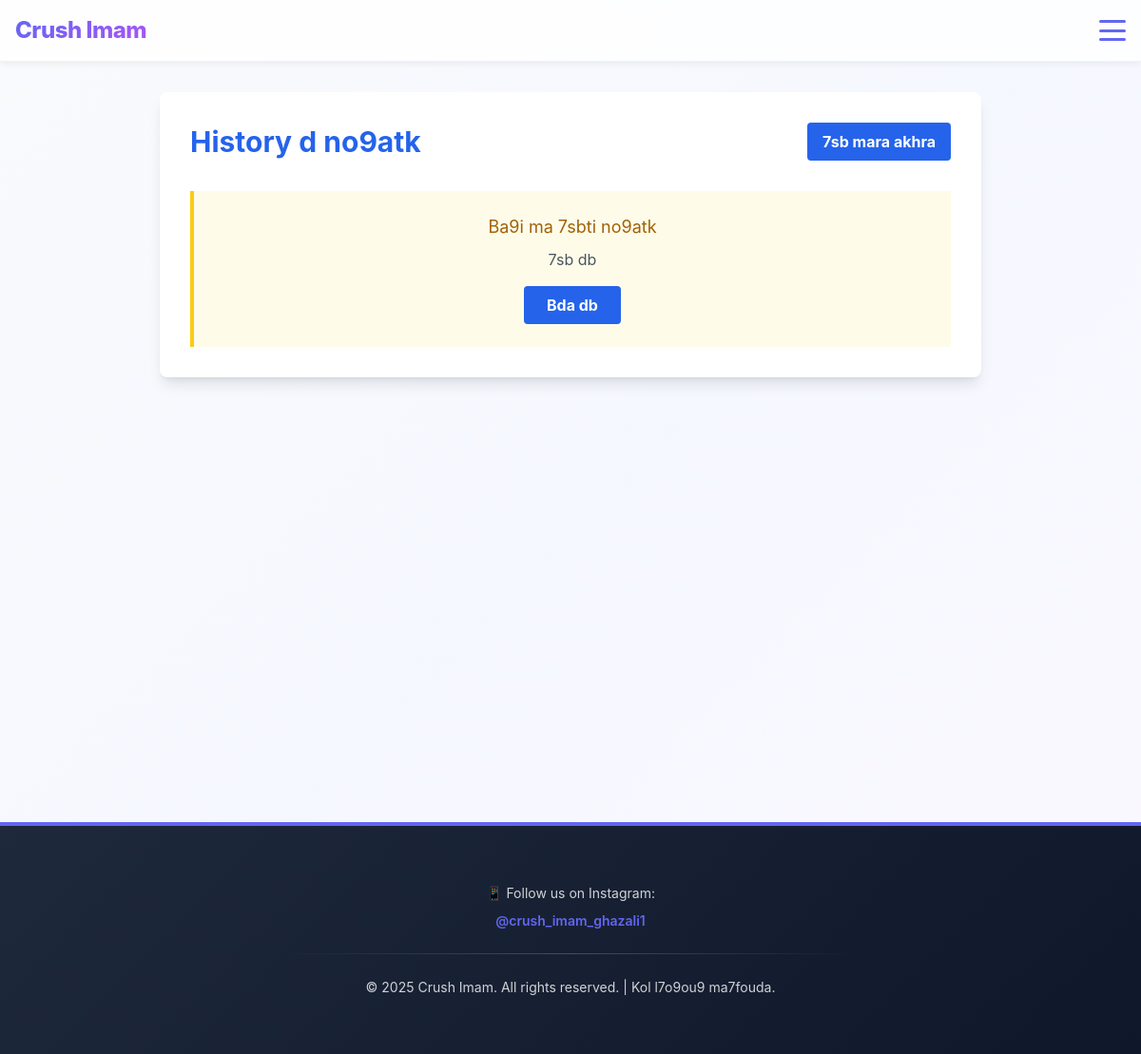
The page /grades/history/ (signed in) on the database as committed earlier.
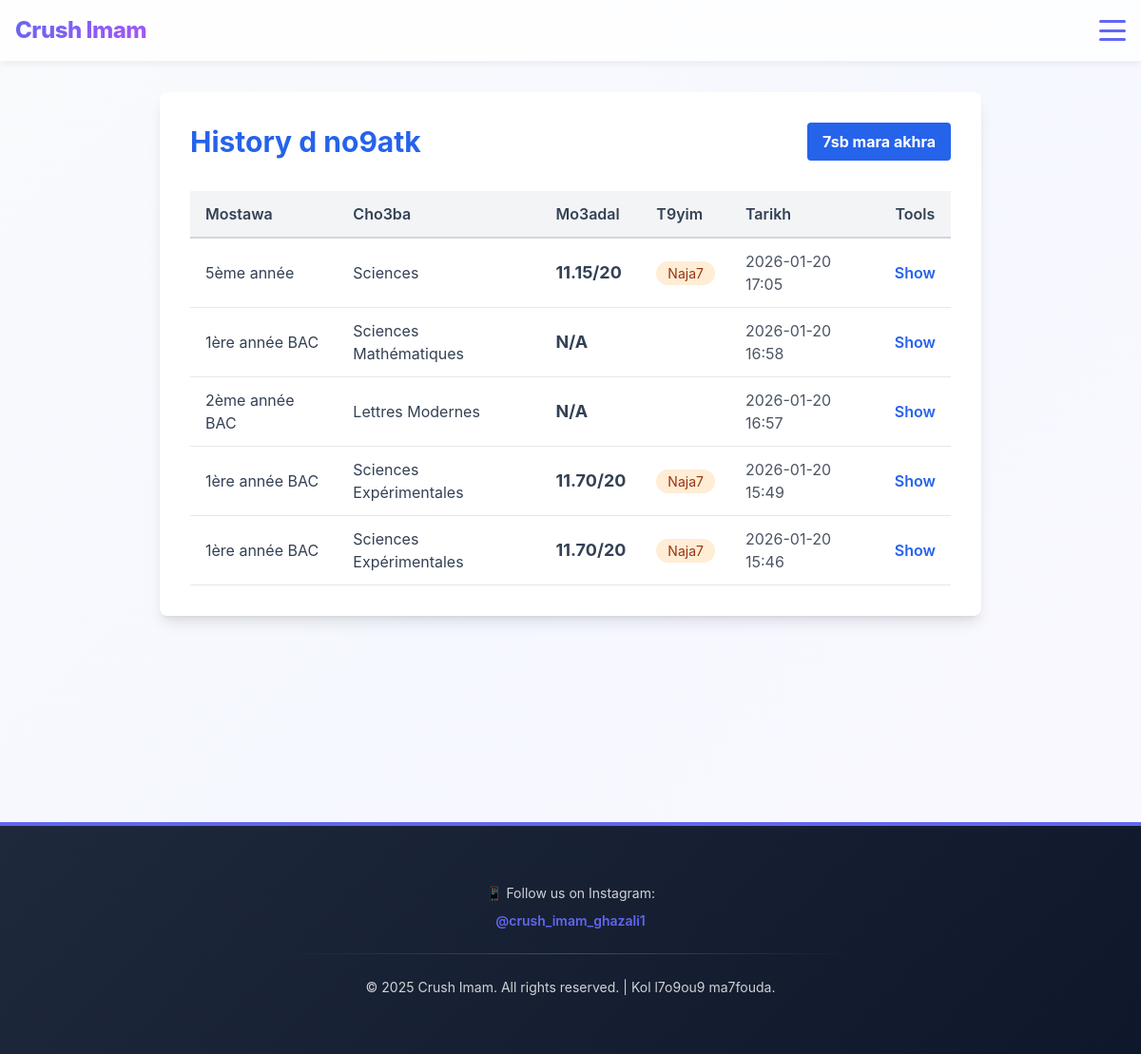
The same page on the database as committed later.
### confessions/models.py (models this page shows, shortened)
class GradeCalculation(models.Model):
    LEVEL_CHOICES = [
        ('5eme', '5ème année'),
        ('1bac', '1ère année BAC'),
        ('2bac', '2ème année BAC'),
    ]
    SUBJECT_COEFFICIENTS = {
    '5eme': {
        'sc': {
            'Behavior': 1,
            'Arabic': 2,
            'French': 3,
            'English': 3,
            'Mathematics': 4,
            'Physics & Chemistry': 4,
            'SVT': 4,
            'History & Geography': 2,
            'Islamic Studies': 2,
            'Philosophy': 2,
            'Physical Education': 2,
            'Informatique': 2,
        },
        'tc': {
            'Behavior': 1,
            'Arabic': 2,
            'French': 3,
            'English': 3,
            'Mathematics': 4,
            'Physics & Chemistry': 4,
            'Engineering Sciences': 4,
            'History & Geography': 2,
            'Islamic Studies': 2,
            'Philosophy': 2,
            'Physical Education': 2,
            'Informatique': 3,
        },
        'lettres': {
            'Behavior': 1,
            'Arabic': 4,
            'French': 4,
            'English': 3,
            'Mathematics': 2,
            'SVT': 2,
            'History & Geography': 4,
            'Islamic Studies': 2,
            'Philosophy': 2,
            'Physical Education': 1,
        },
    },
    '1bac': {
        'sc_math': {
            'Behavior': 1,
            'Arabic': 2,
            'French': 4,
            'English': 2,
            'Mathematics': 9,
            'Physics & Chemistry': 7,
            'SVT': 3,
            'History & Geography': 2,
            'Islamic Studies': 2,
            'Philosophy': 2,
            'Physical Education': 1,
        },
        'sc_exp': {
            'Behavior': 1,
            'Arabic': 2,
            'French': 4,
            'English': 2,
            'Mathematics': 7,
            'Physics & Chemistry': 7,
            'SVT': 7,
            'History & Geography': 2,
            'Islamic Studies': 2,
            'Philosophy': 2,
            'Physical Education': 1,
        },
        'sc_telectric': {
            'Behavior': 1,
            'Arabic': 2,
            'French': 4,
            'English': 2,
            'Mathematics': 7,
            'Physics & Chemistry': 5,
            'Engineering Sciences': 8,
            'Islamic Studies': 2,
            'Philosophy': 2,
            'Physical Education': 4,
        },
        'sc_tmechanic': {
            'Behavior': 1,
            'Arabic': 2,
            'French': 4,
            'English': 2,
            'Mathematics': 7,
            'Physics & Chemistry': 5,
            'Engineering Sciences': 8,
            'Islamic Studies': 2,
            'Philosophy': 2,
            'Physical Education': 4,
        },
        'sc_econ': {
            'Behavior': 1,
            'Mathematics': 4,
            'Arabic': 2,
            'French': 3,
            'English': 2,
            'Économie et Organisation': 3,
            'Comptabilité': 4,
            'Économie générale et Statistiques': 6,
            'Droit': 1,
            'Informatique de gestion': 1,
            'History & Geography': 3,
            'Islamic Studies': 2,
            'Philosophy': 2,
            'Physical Education': 1,
        },
        'lettres': {
            'Behavior': 1,
            'Arabic': 4,
            'French': 4,
            'English': 4,
            'Mathematics': 1,
            'SVT': 1,
            'Philosophy': 3,
            'History & Geography': 3,
            'Islamic Studies': 2,
            'Physical Education': 4,
        },
    },
    '2bac': {
        'sc_math_a': {
            'Behavior': 1,
            'Arabic': 2,
            'French': 4,
            'English': 2,
            'Mathematics': 9,
            'Physics & Chemistry': 7,
            'SVT': 3,
            'Islamic Studies': 2,
            'Philosophy': 2,
            'Physical Education': 4,
        },
        'sc_math_b': {
            'Behavior': 1,
            'Arabic': 2,
            'French': 4,
            'English': 2,
            'Mathematics': 9,
            'Physics & Chemistry': 7,
            'Engineering Sciences': 3,
            'Islamic Studies': 2,
            'Philosophy': 2,
            'Physical Education': 4,
        },
        'sc_phys': {
            'Behavior': 1,
            'Arabic': 2,
            'French': 4,
            'English': 2,
            'Mathematics': 7,
            'Physics & Chemistry': 7,
            'SVT': 5,
            'Islamic Studies': 2,
            'Philosophy': 2,
            'Physical Education': 4,
        },
        'sc_svt': {
            'Behavior': 1,
            'Arabic': 2,
            'French': 4,
            'English': 2,
            'Mathematics': 7,
            'SVT': 7,
            'Physics & Chemistry': 5,
            'Islamic Studies': 2,
            'Philosophy': 2,
            'Physical Education': 4,
        },
        'sc_agronomic': {
            'Behavior': 1,
            'Arabic': 2,
            'French': 4,
            'English': 2,
            'Mathematics': 7,
            'Physics & Chemistry': 7,
            'SVT': 5,
            'SVA': 5,
            'Islamic Studies': 2,
            'Philosophy': 2,
            'History & Geography': 2,
            'Physical Education': 4
        },
        'sc_electric': {
            'Behavior': 1,
            'Arabic': 2,
            'French': 2,
            'English': 2,
            'Mathematics': 3,
            'Engineering Sciences': 6,
            'Physics & Chemistry': 3,
            'Islamic Studies': 2,
            'Philosophy': 2,
        },
        'sc_mechanic': {
            'Behavior': 1,
            'Arabic': 2,
            'French': 2,
            'English': 2,
            'Mathematics': 3,
            'Engineering Sciences': 6,
            'Physics & Chemistry': 3,
            'Islamic Studies': 2,
            'Philosophy': 2,
            'Physical Education': 1,
        },
        'sc_econ': {
            'Behavior': 1,
            'Mathematics': 4,
            'Arabic': 2,
            'French': 3,
            'English': 2,
            'Économie et Organisation': 3,
            'Comptabilité': 4,
            'Économie générale et Statistiques': 6,
            'Droit': 4,
            'Informatique de gestion': 4,
            'Philosophy': 2,
            'History & Geography': 3,
            'Islamic Studies': 2,
            'Physical Education': 4,
        },
        'lettres': {
            'Behavior': 1,
            'Mathematics': 1,
            'Arabic': 4,
            'French': 4,
            'English': 4,
            'Philosophy': 3,
            'History & Geography': 3,
            'Islamic Studies': 2,
            'Physical Education': 4,
        },
        'sc_humaines': {
            'Behavior': 1,
            'Mathematics': 1,
            'Arabic': 3,
            'French': 4,
            'English': 3,
            'Philosophy': 4,
            'History & Geography': 4,
            'Islamic Studies': 2,
            'Physical Education': 4,
        },
    }
}
    user = models.ForeignKey(User, on_delete=models.CASCADE, related_name='grade_calculations')
    level = models.CharField(max_length=10, choices=LEVEL_CHOICES)
    branch = models.CharField(max_length=50, blank=True)
    subjects_data = models.JSONField(default=dict)
    calculated_average = models.FloatField(null=True, blank=True)
    created_at = models.DateTimeField(auto_now_add=True)
    updated_at = models.DateTimeField(auto_now=True)
    class Meta:
        ordering = ['-created_at']
        verbose_name = 'Grade Calculation'
        verbose_name_plural = 'Grade Calculations'
    def get_branch_display(self):
        branch_choices = {
            '5eme': {
                'general': 'Cursus général',
                'sc': 'Sciences',
                'tc': 'Sciences & Tech',
                'lettres': 'Lettres',
            },
            '1bac': {
                'sc_exp': 'Sciences Expérimentales',
                'sc_math': 'Sciences Mathématiques',
                'sc_tech': 'Sciences et Technologies',
                'lettres': 'Lettres Modernes',
                'lettres_ar': 'Lettres Arabes',
                'sc_telectric': 'Sciences Tech Électrique',
                'sc_tmechanic': 'Sciences Tech Mécanique',
                'sc_econ': 'Économie',
            },
            '2bac': {
                'sc_math_a': 'Sciences Math A',
                'sc_math_b': 'Sciences Math B',
                'sc_phys': 'Sciences Physique',
                'sc_svt': 'Sciences SVT',
                'sc_argon': 'Sciences Agronomiques',
                'sc_electric': 'Sciences Électrique',
                'sc_mechanic': 'Sciences Mécanique',
                'sc_econ': 'Économie',
                'lettres': 'Lettres Modernes',
                'sc_humaines': 'Sciences Humaines',
            }
        }
        if self.level in branch_choices and self.branch in branch_choices[self.level]:
            return branch_choices[self.level][self.branch]
        return self.branch or 'General'

### confessions/views.py (the view)
# urls.py: path('grades/history/', views.grade_history, name='grade_history'),
@login_required
def grade_history(request):
    calculations = request.user.grade_calculations.all().order_by('-created_at')
    paginator = Paginator(calculations, 10)
    page = request.GET.get('page')
    try:
        calculations_page = paginator.page(page)
    except PageNotAnInteger:
        calculations_page = paginator.page(1)
    except EmptyPage:
        calculations_page = paginator.page(paginator.num_pages)
    context = {
        'calculations': calculations_page,
        'paginator': paginator,
    }
    return render(request, 'confessions/grade_history.html', context)

### templates/confessions/grade_history.html (shortened to what this page needs)
{% extends "crushimam/base.html" %}
{% load static %}
{% block content %}
<div class="container mx-auto px-4 py-8 max-w-4xl" style="animation: fadeIn 0.6s ease-out;">
    <div class="bg-white rounded-lg shadow-lg p-8">
        <div class="flex justify-between items-center mb-8">
            <h1 class="text-3xl font-bold text-blue-600">History d no9atk</h1>
            <a href="{% url 'grade_calculator' %}" class="bg-blue-600 hover:bg-blue-700 text-white font-bold py-2 px-4 rounded">
                7sb mara akhra
            </a>
        </div>
        {% if calculations %}
            <div class="overflow-x-auto">
                <table class="w-full border-collapse">
                    <thead>
                        <tr class="bg-gray-100 border-b-2 border-gray-300">
                            <th class="text-left px-4 py-3 font-semibold">Mostawa</th>
                            <th class="text-left px-4 py-3 font-semibold">Cho3ba</th>
                            <th class="text-left px-4 py-3 font-semibold">Mo3adal</th>
                            <th class="text-left px-4 py-3 font-semibold">T9yim</th>
                            <th class="text-left px-4 py-3 font-semibold">Tarikh</th>
                            <th class="text-center px-4 py-3 font-semibold">Tools</th>
                        </tr>
                    </thead>
                    <tbody>
                        {% for calc in calculations %}
                        <tr class="border-b hover:bg-gray-50 transition">
                            <td class="px-4 py-3">{{ calc.get_level_display }}</td>
                            <td class="px-4 py-3">{{ calc.get_branch_display|default:"N/A" }}</td>
                            <td class="px-4 py-3">
                                <span class="font-bold text-lg">
                                    {% if calc.calculated_average %}
                                        {{ calc.calculated_average|floatformat:2 }}/20
                                    {% else %}
                                        N/A
                                    {% endif %}
                                </span>
                            </td>
                            <td class="px-4 py-3">
                                {% if calc.calculated_average %}
                                    {% if calc.calculated_average >= 16 %}
                                        <span class="bg-green-100 text-green-800 px-3 py-1 rounded-full text-sm">Nta m9awd 🌟</span>
                                    {% elif calc.calculated_average >= 14 %}
                                        <span class="bg-blue-100 text-blue-800 px-3 py-1 rounded-full text-sm">Chdiwd nta ⭐</span>
                                    {% elif calc.calculated_average >= 12 %}
                                        <span class="bg-yellow-100 text-yellow-800 px-3 py-1 rounded-full text-sm">Kayna ✓</span>
                                    {% elif calc.calculated_average >= 10 %}
                                        <span class="bg-orange-100 text-orange-800 px-3 py-1 rounded-full text-sm">Naja7</span>
                                    {% else %}
                                        <span class="bg-red-100 text-red-800 px-3 py-1 rounded-full text-sm">Jm3 krk</span>
                                    {% endif %}
                                {% endif %}
                            </td>
                            <td class="px-4 py-3 text-gray-600">{{ calc.created_at|date:"Y-m-d H:i" }}</td>
                            <td class="px-4 py-3 text-center">
                                <a href="{% url 'grade_detail' calc.id %}" class="text-blue-600 hover:text-blue-800 font-semibold">Show</a>
                            </td>
                        </tr>
                        {% endfor %}
                    </tbody>
                </table>
            </div>
        {% else %}
            <div class="bg-yellow-50 border-l-4 border-yellow-400 text-yellow-700 p-6 text-center">
                <p class="text-lg">Ba9i ma 7sbti no9atk</p>
                <p class="text-gray-600 mt-2">7sb db</p>
                <a href="{% url 'grade_calculator' %}" class="inline-block mt-4 bg-blue-600 hover:bg-blue-700 text-white font-bold py-2 px-6 rounded">
                    Bda db
                </a>
            </div>
        {% endif %}
    </div>
</div>
{% endblock %}

### templates/crushimam/base.html (shortened to what this page needs)
{% load static %}
<!DOCTYPE html>
<html lang="ar">
<head>
    <link rel="stylesheet" href="{% static 'css/styles.css' %}?v=1.3" />
    <link rel="stylesheet" href="{% static 'css/fontawesome/css/all.min.css' %}" />
    <script src="https://cdn.tailwindcss.com"></script>
</head>
<body class="{% block body_class %}{% endblock %}">
    <header class="header">
    <nav class="navbar">
        <div class="nav-container">
            <a href="{% url 'home' %}" class="logo">Crush Imam</a>
            <button class="menu-toggle" id="menuToggle" aria-label="Toggle menu">
                <span></span>
                <span></span>
                <span></span>
            </button>
        </div>
    </nav>
</header>
    {% block content %}
    {% endblock %}
    <footer>
        <div class="footer-content">
            <div class="footer-section">
                <p>📱 Follow us on Instagram:</p>
                <p><a href="https://www.instagram.com/crush_imam_ghazali1/" target="_blank">@crush_imam_ghazali1</a></p>
            </div>
            <div class="footer-divider"></div>
            <div class="footer-section">
                <p>© 2025 Crush Imam. All rights reserved. | Kol l7o9ou9 ma7fouda.</p>
            </div>
        </div>
    </footer>
</body>
</html>

Rows that differ between the two databases and show on the page:
added GradeCalculation: level "5ème année", branch "Sciences", calculated_average "11.15", shows "Naja7", created_at "2026-01-20 17:05"
added GradeCalculation: level "1ère année BAC", branch "Sciences Mathématiques", shows "N/A", created_at "2026-01-20 16:58"
added GradeCalculation: level "2ème année BAC", branch "Lettres Modernes", shows "N/A", created_at "2026-01-20 16:57"
added GradeCalculation: level "1ère année BAC", branch "Sciences Expérimentales", calculated_average "11.70", shows "Naja7", created_at "2026-01-20 15:49"
added GradeCalculation: level "1ère année BAC", branch "Sciences Expérimentales", calculated_average "11.70", shows "Naja7", created_at "2026-01-20 15:46"
Other text that changed with them:
text no longer shown: "Ba9i ma 7sbti no9atk 7sb db Bda db"
text now shown: "Mostawa Cho3ba Mo3adal T9yim Tarikh Tools"
